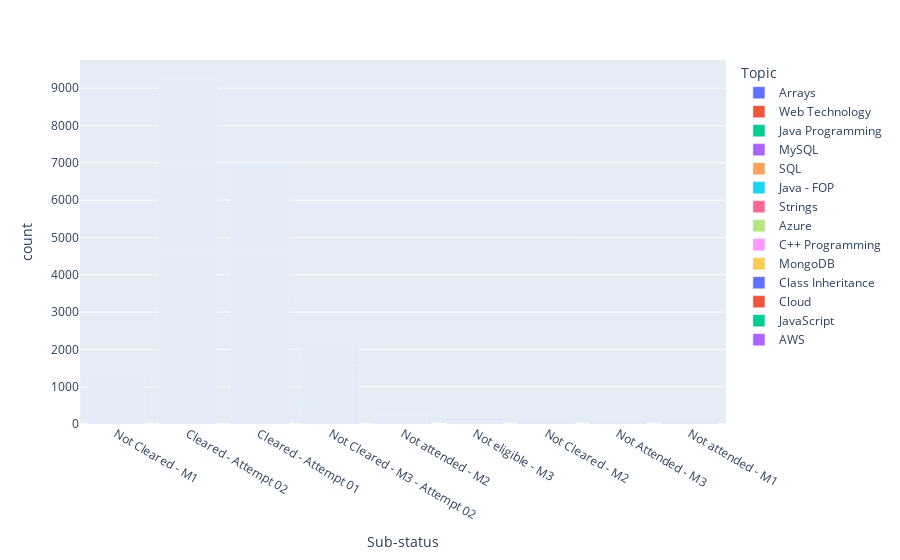

Notebook code for this chart:
### Code cell
fig=px.bar(df,x='Sub-status',color='Topic')
fig.show()

### Figure 1 — Plotly figure (JSON) as saved in the notebook; plotly's stock layout.template omitted (floating-point values rounded to 4 significant figures; data arrays with more than 128 entries replaced by an {"elided": "..."} marker saying what was removed)
{"data": [{"alignmentgroup": "True", "hovertemplate": "Topic=Arrays<br>Sub-status=%{x}<br>count=%{y}<extra></extra>", "legendgroup": "Arrays", "marker": {"color": "#636efa", "pattern": {"shape": ""}}, "name": "Arrays", "offsetgroup": "Arrays", "orientation": "v", "showlegend": true, "textposition": "auto", "type": "bar", "x": {"elided": "460 str values"}, "xaxis": "x", "y": {"elided": "460 int values"}, "yaxis": "y"}, {"alignmentgroup": "True", "hovertemplate": "Topic=Web Technology<br>Sub-status=%{x}<br>count=%{y}<extra></extra>", "legendgroup": "Web Technology", "marker": {"color": "#EF553B", "pattern": {"shape": ""}}, "name": "Web Technology", "offsetgroup": "Web Technology", "orientation": "v", "showlegend": true, "textposition": "auto", "type": "bar", "x": {"elided": "1563 str values"}, "xaxis": "x", "y": {"elided": "1563 int values"}, "yaxis": "y"}, {"alignmentgroup": "True", "hovertemplate": "Topic=Java Programming<br>Sub-status=%{x}<br>count=%{y}<extra></extra>", "legendgroup": "Java Programming", "marker": {"color": "#00cc96", "pattern": {"shape": ""}}, "name": "Java Programming", "offsetgroup": "Java Programming", "orientation": "v", "showlegend": true, "textposition": "auto", "type": "bar", "x": {"elided": "3978 str values"}, "xaxis": "x", "y": {"elided": "3978 int values"}, "yaxis": "y"}, {"alignmentgroup": "True", "hovertemplate": "Topic=MySQL<br>Sub-status=%{x}<br>count=%{y}<extra></extra>", "legendgroup": "MySQL", "marker": {"color": "#ab63fa", "pattern": {"shape": ""}}, "name": "MySQL", "offsetgroup": "MySQL", "orientation": "v", "showlegend": true, "textposition": "auto", "type": "bar", "x": {"elided": "866 str values"}, "xaxis": "x", "y": {"elided": "866 int values"}, "yaxis": "y"}, {"alignmentgroup": "True", "hovertemplate": "Topic=SQL<br>Sub-status=%{x}<br>count=%{y}<extra></extra>", "legendgroup": "SQL", "marker": {"color": "#FFA15A", "pattern": {"shape": ""}}, "name": "SQL", "offsetgroup": "SQL", "orientation": "v", "showlegend": true, "textposition": "auto", "type": "bar", "x": {"elided": "1187 str values"}, "xaxis": "x", "y": {"elided": "1187 int values"}, "yaxis": "y"}, {"alignmentgroup": "True", "hovertemplate": "Topic=Java - FOP<br>Sub-status=%{x}<br>count=%{y}<extra></extra>", "legendgroup": "Java - FOP", "marker": {"color": "#19d3f3", "pattern": {"shape": ""}}, "name": "Java - FOP", "offsetgroup": "Java - FOP", "orientation": "v", "showlegend": true, "textposition": "auto", "type": "bar", "x": {"elided": "588 str values"}, "xaxis": "x", "y": {"elided": "588 int values"}, "yaxis": "y"}, {"alignmentgroup": "True", "hovertemplate": "Topic=Strings<br>Sub-status=%{x}<br>count=%{y}<extra></extra>", "legendgroup": "Strings", "marker": {"color": "#FF6692", "pattern": {"shape": ""}}, "name": "Strings", "offsetgroup": "Strings", "orientation": "v", "showlegend": true, "textposition": "auto", "type": "bar", "x": {"elided": "463 str values"}, "xaxis": "x", "y": {"elided": "463 int values"}, "yaxis": "y"}, {"alignmentgroup": "True", "hovertemplate": "Topic=Azure<br>Sub-status=%{x}<br>count=%{y}<extra></extra>", "legendgroup": "Azure", "marker": {"color": "#B6E880", "pattern": {"shape": ""}}, "name": "Azure", "offsetgroup": "Azure", "orientation": "v", "showlegend": true, "textposition": "auto", "type": "bar", "x": {"elided": "698 str values"}, "xaxis": "x", "y": {"elided": "698 int values"}, "yaxis": "y"}, {"alignmentgroup": "True", "hovertemplate": "Topic=C++ Programming<br>Sub-status=%{x}<br>count=%{y}<extra></extra>", "legendgroup": "C++ Programming", "marker": {"color": "#FF97FF", "pattern": {"shape": ""}}, "name": "C++ Programming", "offsetgroup": "C++ Programming", "orientation": "v", "showlegend": true, "textposition": "auto", "type": "bar", "x": {"elided": "738 str values"}, "xaxis": "x", "y": {"elided": "738 int values"}, "yaxis": "y"}, {"alignmentgroup": "True", "hovertemplate": "Topic=MongoDB<br>Sub-status=%{x}<br>count=%{y}<extra></extra>", "legendgroup": "MongoDB", "marker": {"color": "#FECB52", "pattern": {"shape": ""}}, "name": "MongoDB", "offsetgroup": "MongoDB", "orientation": "v", "showlegend": true, "textposition": "auto", "type": "bar", "x": {"elided": "284 str values"}, "xaxis": "x", "y": {"elided": "284 int values"}, "yaxis": "y"}, {"alignmentgroup": "True", "hovertemplate": "Topic=Class Inheritance<br>Sub-status=%{x}<br>count=%{y}<extra></extra>", "legendgroup": "Class Inheritance", "marker": {"color": "#636efa", "pattern": {"shape": ""}}, "name": "Class Inheritance", "offsetgroup": "Class Inheritance", "orientation": "v", "showlegend": true, "textposition": "auto", "type": "bar", "x": {"elided": "574 str values"}, "xaxis": "x", "y": {"elided": "574 int values"}, "yaxis": "y"}, {"alignmentgroup": "True", "hovertemplate": "Topic=Cloud<br>Sub-status=%{x}<br>count=%{y}<extra></extra>", "legendgroup": "Cloud", "marker": {"color": "#EF553B", "pattern": {"shape": ""}}, "name": "Cloud", "offsetgroup": "Cloud", "orientation": "v", "showlegend": true, "textposition": "auto", "type": "bar", "x": {"elided": "2302 str values"}, "xaxis": "x", "y": {"elided": "2302 int values"}, "yaxis": "y"}, {"alignmentgroup": "True", "hovertemplate": "Topic=JavaScript<br>Sub-status=%{x}<br>count=%{y}<extra></extra>", "legendgroup": "JavaScript", "marker": {"color": "#00cc96", "pattern": {"shape": ""}}, "name": "JavaScript", "offsetgroup": "JavaScript", "orientation": "v", "showlegend": true, "textposition": "auto", "type": "bar", "x": {"elided": "334 str values"}, "xaxis": "x", "y": {"elided": "334 int values"}, "yaxis": "y"}, {"alignmentgroup": "True", "hovertemplate": "Topic=AWS<br>Sub-status=%{x}<br>count=%{y}<extra></extra>", "legendgroup": "AWS", "marker": {"color": "#ab63fa", "pattern": {"shape": ""}}, "name": "AWS", "offsetgroup": "AWS", "orientation": "v", "showlegend": true, "textposition": "auto", "type": "bar", "x": {"elided": "6543 str values"}, "xaxis": "x", "y": {"elided": "6543 int values"}, "yaxis": "y"}], "layout": {"barmode": "relative", "legend": {"title": {"text": "Topic"}, "tracegroupgap": 0}, "margin": {"t": 60}, "xaxis": {"anchor": "y", "domain": [0, 1], "title": {"text": "Sub-status"}}, "yaxis": {"anchor": "x", "domain": [0, 1], "title": {"text": "count"}}}}
